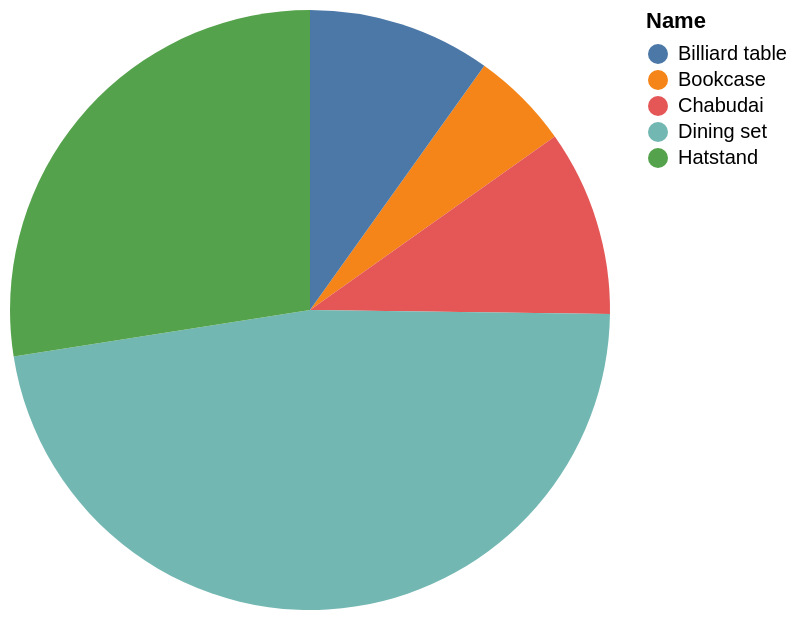

The specification (Vega-Lite) saved for this image:
### Vega-Lite specification from a JSON file in a GitHub repository (floating-point values rounded to 4 significant figures)
{"data": {"values": [{"x_data": "Bookcase", "y_data": 239}, {"x_data": "Chabudai", "y_data": 450}, {"x_data": "Dining set", "y_data": 2124}, {"x_data": "Billiard table", "y_data": 443}, {"x_data": "Hatstand", "y_data": 1234}]}, "mark": "arc", "encoding": {"theta": {"field": "y_data", "type": "quantitative", "title": "Price_in_Dollar"}, "color": {"field": "x_data", "type": "nominal", "title": "Name"}}}
